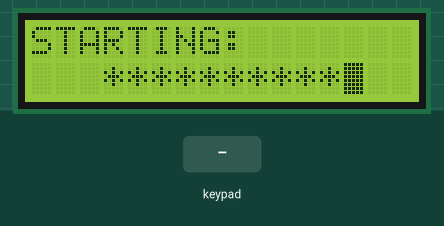
Simulated run of this sketch. Board: Arduino Mega 2560, built with avr-gcc and run on an emulated ATmega2560. Shown: 16×2 character LCD. Inputs (shaded band) come from the test bench.

Above: at 4.0 s.
At 6.1 s:
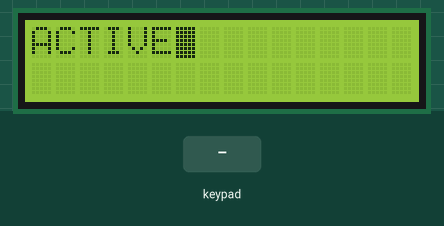
6.2 s: keypad keys 1 3 9 7 A D B C * pressed 0.4 s apart
At 10.0 s:
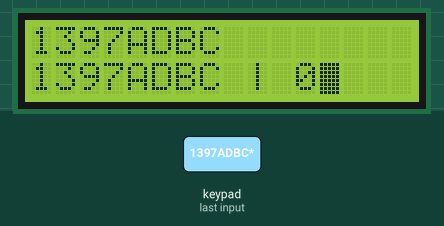
At 14.6 s:
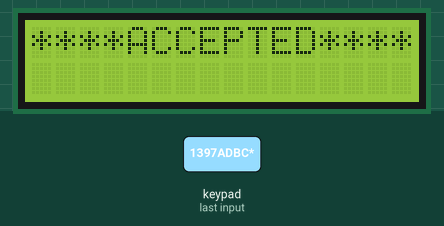
Timing chart, 0 to 16.1 s (numbered marks = the images above; inputs shaded):
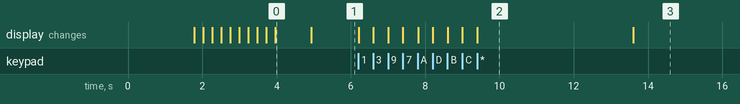

Measured:
- after the input at 6.2 s, the display: first changes at once (image 2 shows a later state)
- what the display in image 0 shows lasts 0.9 s, from 4.0 s to 4.9 s
- what the display in image 2 shows lasts 4.2 s, from 9.4 s to 13.6 s

The sketch:

numpadLock.ino
```cpp
#include <LiquidCrystal.h>
#include <LCDKeypad.h>
#include <Keypad.h>

LCDKeypad lcd;

const byte rows = 4;
const byte cols = 4;

char keyMap[rows][cols] = {
  {'1', '2', '3', 'A'},
  {'4', '5', '6', 'B'},
  {'7', '8', '9', 'C'},
  {'*', '0', '#', 'D'},
};

byte rowPins[rows] = {22, 24, 26, 28};
byte colPins[cols] = {23, 25, 27, 29};

Keypad customKeypad = Keypad(makeKeymap(keyMap), rowPins, colPins, rows, cols);

String startupPhrase = "ACTIVE";
String loadString = "**********";
String kString;
String cString = "1397ADBC"; // enter correct code here

int start;
int attempt = 0;

void setup() {
  lcd.begin(16, 2);
  lcd.setCursor(0, 0);
  lcd.blink();
  lcd.print("STARTING: ");
  delay(1720);
  lcd.setCursor(3, 1);
  for(int i = 0; loadString[i] != '\0'; i++) {
    lcd.print(loadString[i]);
    delay(242);
  }
  delay(720);
  lcd.clear();
  lcd.setCursor(0, 0);
  lcd.print(startupPhrase);
  start = 1;
}

void loop() {
  char kIn = customKeypad.getKey();
  if(start == 1 && kIn && kIn != '#' && kIn != '*') {
    lcd.clear();
    lcd.print(kIn);
    kString += kIn;
    start = 0;
  }
  else if(kIn) {
    if(attempt == 5) {
      digitalWrite(31, HIGH);
    }
    else if(kIn == '#') {
      lcd.clear();
      kString = "";
    }
    else if(kIn == '*') {
      lcd.setCursor(0, 1);
      lcd.print(kString);
      lcd.print(" | ");
      lcd.print(attempt);
      delay(4200);
      lcd.clear();
      if(kString == cString) {
        lcd.print("****ACCEPTED*****");
        digitalWrite(30, HIGH);
        delay(4200);
        kString = "";
        lcd.clear();
        delay(4200);
        digitalWrite(30, LOW);
      }
      else {
        lcd.print("**NOT ACCEPTED**");
        kString = "";
        attempt++;
        lcd.print(", ");
        lcd.print(attempt);
      }
    }
    else {
      lcd.print(kIn);
      kString += kIn;
      Serial.print("WEEEEEEE");
    }
  }
  else {
    Serial.print("need more input");
  }
}
```
